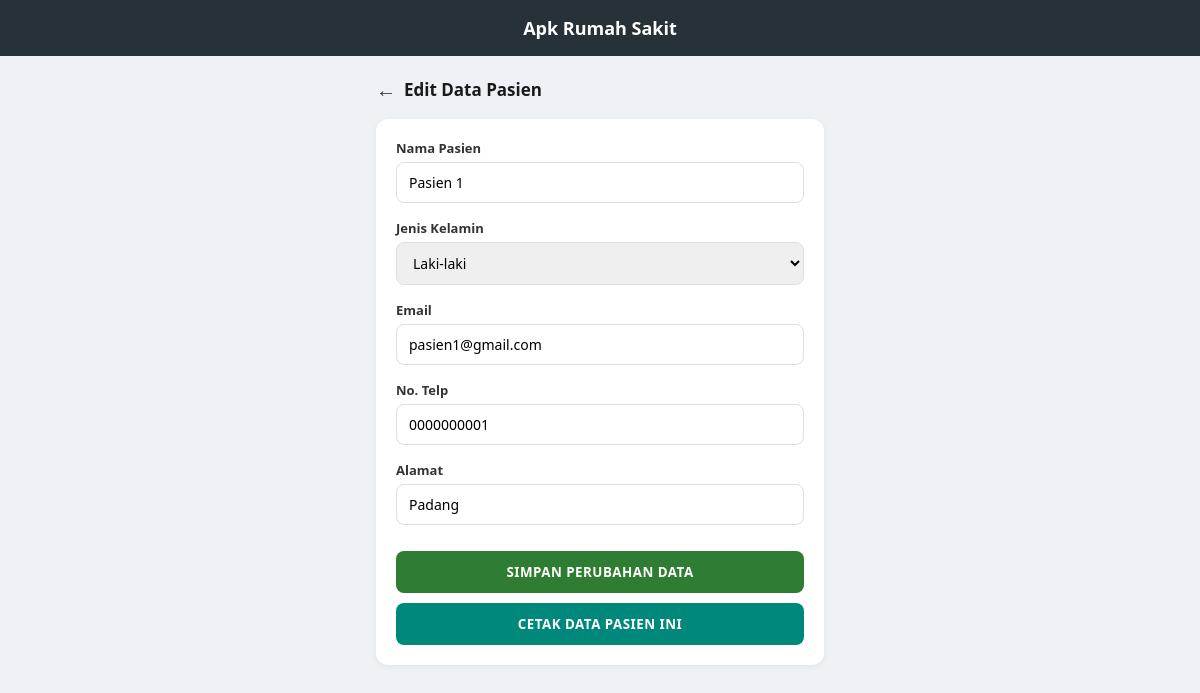
The app's page /edit_pasien.php?id=1 (signed in) with its own data.
### tables this page shows
CREATE TABLE IF NOT EXISTS tb_pasien (
    id INT AUTO_INCREMENT PRIMARY KEY,
    nama_pasien VARCHAR(100) NOT NULL,
    jenis_kelamin ENUM('Laki-laki','Perempuan') NOT NULL,
    email VARCHAR(100),
    no_telp VARCHAR(20),
    alamat VARCHAR(255),
    created_at TIMESTAMP DEFAULT CURRENT_TIMESTAMP
);

### edit_pasien.php (the view, shortened to what this page needs)
<?php
require_once "koneksi.php";
$id = (int) $_GET['id'];
$query = mysqli_query($koneksi, "SELECT * FROM tb_pasien WHERE id = $id");
$pasien = mysqli_fetch_assoc($query);
?>
<!DOCTYPE html>
<html lang="id">
<head>
    <link rel="stylesheet" href="assets/style.css">
</head>
<body>
    <div class="topbar">Apk Rumah Sakit</div>
    <div class="main-container">
        <div class="page-header">
            <a href="data_pasien.php" class="back-link">&larr;</a>
            <h2>Edit Data Pasien</h2>
        </div>
        <div class="form-card">
            <form action="proses_edit.php" method="POST">
                <div class="form-group">
                    <label>Nama Pasien</label>
                    <input type="text" name="nama_pasien" value="<?= htmlspecialchars($pasien['nama_pasien']) ?>" required>
                </div>
                <div class="form-group">
                    <label>Jenis Kelamin</label>
                    <select name="jenis_kelamin" required
                        style="width:100%;padding:10px 12px;border:1px solid #dcdfe4;border-radius:8px;font-size:14px;">
                        <option value="Laki-laki" <?= $pasien['jenis_kelamin'] === 'Laki-laki' ? 'selected' : '' ?>>Laki-laki</option>
                    </select>
                </div>
                <div class="form-group">
                    <label>Email</label>
                    <input type="email" name="email" value="<?= htmlspecialchars($pasien['email']) ?>">
                </div>
                <div class="form-group">
                    <label>No. Telp</label>
                    <input type="text" name="no_telp" value="<?= htmlspecialchars($pasien['no_telp']) ?>">
                </div>
                <div class="form-group">
                    <label>Alamat</label>
                    <input type="text" name="alamat" value="<?= htmlspecialchars($pasien['alamat']) ?>">
                </div>
                <button type="submit" class="btn-simpan">SIMPAN PERUBAHAN DATA</button>
            </form>
            <button type="button" class="btn-cetak" onclick="window.print()">CETAK DATA PASIEN INI</button>
        </div>
    </div>
</body>
</html>

### assets/style.css (style rules this page uses)
* { margin: 0; padding: 0; box-sizing: border-box; font-family: 'Segoe UI', Arial, sans-serif; }
body { background: #eef1f5; min-height: 100vh; }
.form-group { text-align: left; margin-bottom: 16px; }
.form-group label { font-size: 13px; color: #444; display: block; margin-bottom: 5px; }
.form-group input { width: 100%; padding: 10px 12px; border: 1px solid #dcdfe4; border-radius: 8px; font-size: 14px; outline: none; }
.topbar { background: #263238; color: #fff; padding: 16px 20px; text-align: center; font-size: 18px; font-weight: 600; position: relative; }
.main-container { max-width: 480px; margin: 0 auto; padding: 20px 16px 60px 16px; }
.page-header { display: flex; align-items: center; justify-content: space-between; margin-bottom: 16px; }
.page-header .back-link { color: #333; text-decoration: none; font-size: 20px; margin-right: 8px; }
.page-header h2 { font-size: 17px; flex-grow: 1; color: #1a1a1a; }
.form-card { background: #fff; border-radius: 12px; padding: 20px; box-shadow: 0 2px 6px rgba(0,0,0,0.06); }
.form-card .form-group label { font-weight: 600; color: #333; }
.btn-simpan { width: 100%; background: #2e7d32; color: #fff; border: none; padding: 12px; border-radius: 8px; font-weight: 700; letter-spacing: 0.5px; cursor: pointer; margin-top: 10px; }
.btn-cetak { width: 100%; background: #00897b; color: #fff; border: none; padding: 12px; border-radius: 8px; font-weight: 700; letter-spacing: 0.5px; cursor: pointer; margin-top: 10px; }
.form-group select, .form-group textarea { width: 100%; padding: 10px 12px; border: 1px solid #dcdfe4; border-radius: 8px; font-size: 14px; outline: none; font-family: inherit; }

### records on screen
tb_pasien: nama_pasien "Pasien 1", jenis_kelamin "Laki-laki", email "pasien1@gmail.com", no_telp "0000000001", alamat "Padang"
